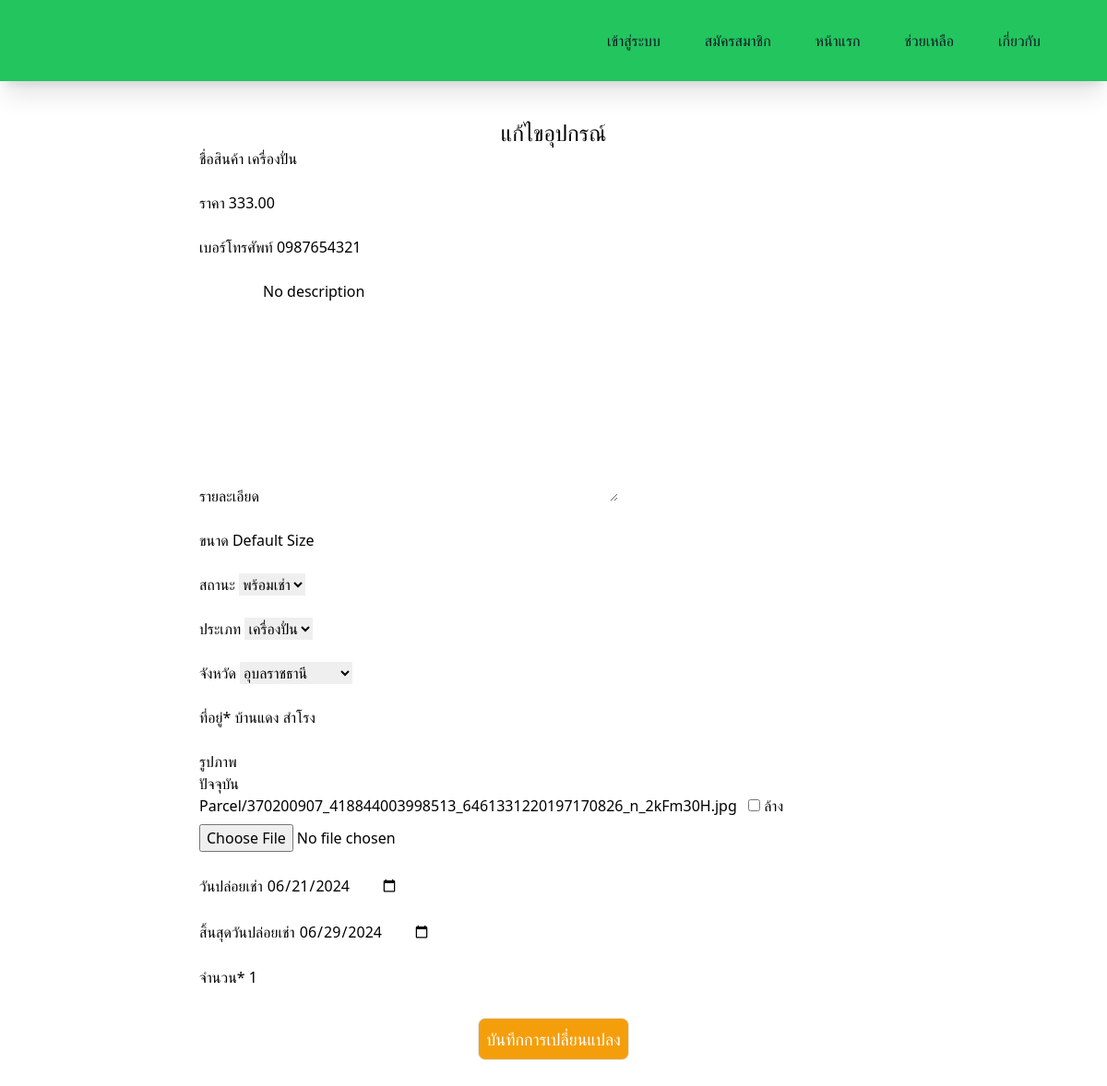
The app's page /shop/edit_product/1/ with its own data.
### shop/models.py (models this page shows, shortened)
class AllProduct(models.Model):
    user = models.ForeignKey(User, on_delete=models.CASCADE,null=True,blank=True)
    product_name = models.CharField(max_length=200,null=True,blank=True)
    product_price = models.DecimalField(max_digits=6, decimal_places=2,null=True,blank=True)
    phon_number = models.CharField(max_length=10,default='phon_number',null=True,blank=True)
    product_detail = models.TextField(default='No description',null=True,blank=True)
    product_size = models.CharField(max_length=200, default='Default Size',null=True,blank=True)
    product_status = models.ForeignKey(Status, on_delete=models.CASCADE, blank=True,null=True)
    category = models.ForeignKey(Category, on_delete=models.DO_NOTHING, null=True,blank=True)
    province = models.ForeignKey(Provinces, on_delete=models.DO_NOTHING, null=True,blank=True)
    product_location = models.CharField(max_length=200, default='location')
    image = models.ImageField(upload_to='Parcel', default='broken_image.png',null=True,blank=True)
    datetime = models.DateField(null=True,blank=True)
    lastdate = models.DateField(null=True,blank=True)
    quantity = models.PositiveIntegerField(default=1)

### shop/views.py (the view)
# urls.py: path('edit_product/<int:id>/',edit_product, name="edit_product"),
def edit_product(request,id):
    allproduct = AllProduct.objects.get(pk=id)
    if request.method == 'POST':
        form = EditForm(request.POST,request.FILES,instance=allproduct)
        if form.is_valid():
            form.save(commit=False).user = request.user
            form.save()
            return redirect('/user/Edit_sell_product/')
        else:
            form = EditForm(request.POST,request.FILES,instance=allproduct)
    else:
        form = EditForm(instance=allproduct)
    return render(request,'shop/edit_product.html',{'form':form})

### shop/forms.py
class EditForm(forms.ModelForm):
    class Meta:
        model = AllProduct
        fields = '__all__'
        exclude = ['user']
        labels = {
            'product_name':"ชื่อสินค้า",
            'phon_number':"เบอร์โทรศัพท์",
            'product_price':"ราคา",
            'product_detail':"รายละเอียด",
            'product_size':"ขนาด",
            'product_status':"สถานะ",
            'category':"ประเภท",
            'province':"จังหวัด",
            'product_location':"ที่อยู่",
            'image':"รูปภาพ",
            'datetime':"วันปล่อยเช่า",
            'lastdate':"สิ้นสุดวันปล่อยเช่า",
            'quantity':"จำนวน",
        }
        widgets = {
            'datetime': forms.DateInput(attrs={'type': 'date'}, format='%Y-%m-%d'),
            'lastdate': forms.DateInput(attrs={'type': 'date'},format='%Y-%m-%d'),
        }

### shop/models.py (called while the page is built)
    def __str__(self):
        return f'{self.name_Status}'

    def __str__(self):
        return f'{self.category_name}'

    def __str__(self):
        return f'{self.province_name}'

### shop/templates/shop/edit_product.html (shortened to what this page needs)
{% extends 'main/base.html' %}
{% load crispy_forms_tags %}
{% block content %}
<div class="flex justify-center">
    <div class="mt-10 mb-10 mx-auto w-full max-w-screen-md">
        <div class="text-2xl font-medium text-center">แก้ไขอุปกรณ์</div>
        <form action="" method="post" enctype="multipart/form-data" class="">
            <div class="grid md:grid-cols-1 gap-3">
                {{ form|crispy }}
            </div>
            <div class="mt-5 justify-center flex">
                <button type="submit" class="border p-2 text-lg bg-amber-500 hover:bg-amber-700 rounded-lg text-white">บันทึกการเปลี่ยนแปลง</button>
            </div>
        </form>
    </div>
</div>
{% endblock %}

### records on screen
AllProduct: product_name "เครื่องปั่น", product_price "333.00", phon_number "0987654321", product_detail "No description", product_size "Default Size", product_status "พร้อมเช่า", category "เครื่องปั่น", province "อุบลราชธานี", product_location "บ้านแดง สำโรง", datetime "06/21/2024", lastdate "06/29/2024", quantity "1"
